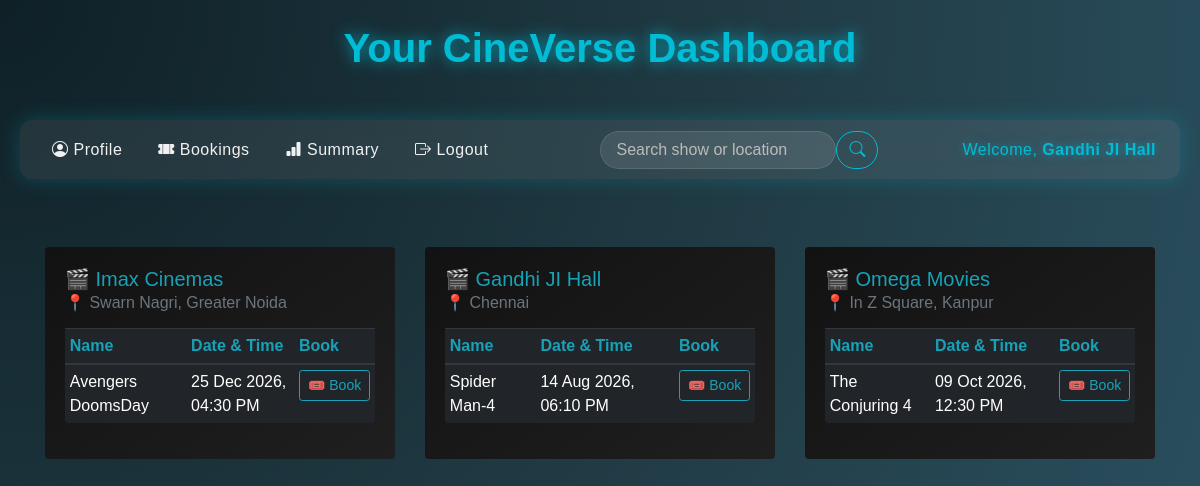
The app's page /user/2/Gandhi JI Hall, older data.
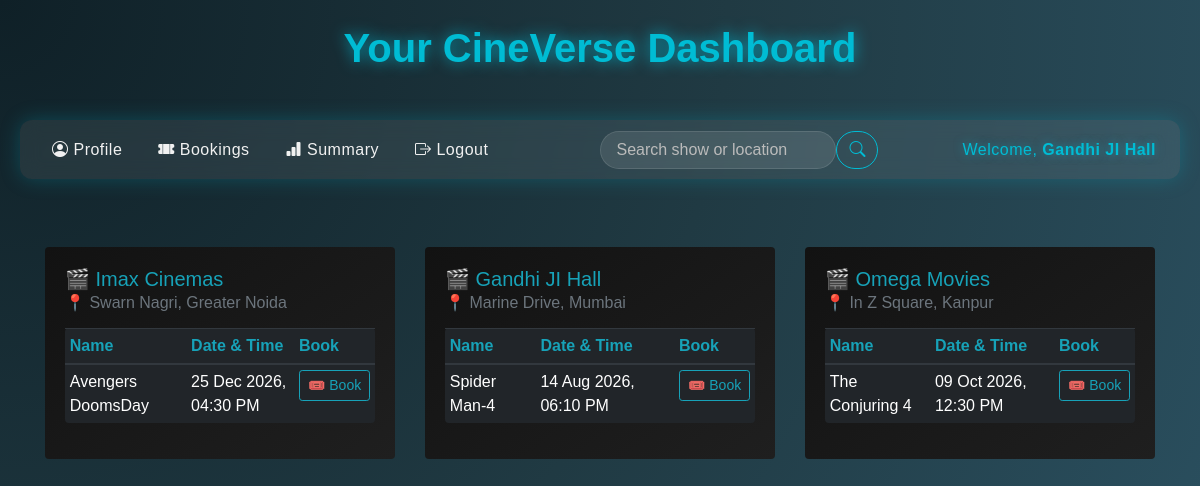
The same page, newer data.
### backend/models.py (models this page shows)
class Theatre(db.Model):
    __tablename__ = "theatre"
    id = db.Column(db.Integer, primary_key=True)
    name = db.Column(db.String, nullable=False)
    location = db.Column(db.String, nullable=False)
    pincode = db.Column(db.Integer, nullable=False)
    capacity = db.Column(db.Integer, nullable=False)
    venue_pic_url = db.Column(db.String, nullable=True, default="None")
    total_revenue = db.Column(db.Float, default=0.0)
    shows = db.relationship(
        "Show", cascade="all,delete", backref="theatre", lazy=True
    )

### backend/controllers.py (the view)
@app.route("/user/<id>/<name>")
def user_dashboard(id, name):
    user_info = User_Info.query.get_or_404(id)
    theatres = get_theatres()
    dt_time_now = datetime.today().strftime("%Y-%m-%dT%H:%M")
    dt_time_now = datetime.strptime(dt_time_now, "%Y-%m-%dT%H:%M")
    return render_template("user_dashboard.html", id=id, name=name, user_info=user_info, theatres=theatres, dt_time_now=dt_time_now)

### backend/controllers.py (called while the page is built)
def get_theatres():
    theatres=Theatre.query.all()
    return theatres

### templates/user_dashboard.html
{% extends "user_layout.html" %}
{% block content %}
<div class="container py-5">
  {% if theatres %}
  <div class="row justify-content-center">
    {% for theatre in theatres %}
    <div class="col-md-4 col-sm-6 mb-4">
      <div class="card bg-dark text-light shadow-lg border-0 rounded-3 transform transition duration-300 hover:-translate-y-2 hover:shadow-2xl"
        style="background: linear-gradient(145deg, #121212, #1f1f1f); border: 1px solid rgba(255,255,255,0.08);">
        <div class="card-body">
          <h5 class="card-title mb-2 text-info fw-bold">
            🎬 {{ theatre.name }}
          </h5>
          <h6 class="card-subtitle mb-3 text-muted">
            📍 {{ theatre.location }}
          </h6>
          {% if theatre.shows %}
          <div class="table-responsive">
            <table class="table table-dark table-sm table-hover rounded">
              <thead class="text-info">
                <tr>
                  <th>Name</th>
                  <th>Date & Time</th>
                  <th>Book</th>
                </tr>
              </thead>
              <tbody>
                {% for show in theatre.shows %}
                {% if show.date_time >= dt_time_now %}
                <tr class="hover:bg-zinc-800 transition">
                  <td>{{ show.name }}</td>
                  <td>{{ show.date_time.strftime('%d %b %Y, %I:%M %p') }}</td>
                  <td>
                    <a href="/book_ticket/{{id}}/{{show.id}}/{{name}}"
                      class="btn btn-outline-info btn-sm rounded-pill hover:bg-cyan-400 hover:text-black transition-all duration-300">
                      🎟️ Book
                    </a>
                  </td>
                </tr>
                {% endif %}
                {% endfor %}
              </tbody>
            </table>
          </div>
          {% else %}
          <p class="text-secondary">No shows available 🎥</p>
          {% endif %}
        </div>
      </div>
    </div>
    {% endfor %}
  </div>
  {% else %}
  <h3 class="text-center text-secondary mt-5">No Theatres are currently available 😔</h3>
  {% endif %}
</div>
{% endblock %}

### templates/user_layout.html (shortened to what this page needs)
<!DOCTYPE html>
<html lang="en">
<head>
  <link
    rel="stylesheet"
    href="https://cdn.jsdelivr.net/npm/bootstrap@4.0.0/dist/css/bootstrap.min.css"
  />
  <link
    rel="stylesheet"
    href="https://cdn.jsdelivr.net/npm/bootstrap-icons@1.11.1/font/bootstrap-icons.css"
  />
  <link rel="stylesheet" href="/static/styles/main.css" />
</head>
<body>
    {% if not hide_nav %}
        <div class="my_container">
        <div class="center">
        <h1>Your CineVerse Dashboard</h1>
        </div>
        <div class="my_panel">
        {% if not hide_nav %}
        <nav class="navbar navbar-expand-lg">
            <div class="collapse navbar-collapse d-flex justify-content-between" id="navbarText">
            <ul class="navbar-nav mb-2 mb-lg-0 d-flex align-items-center">
                <li class="nav-item">
                <a class="nav-link active" href="/user/{{ user_info.id }}/{{name}}">
                    <i class="bi bi-person-circle"></i> Profile
                </a>
                </li>
                <li class="nav-item">
                <a class="nav-link" href="/user_bookings/{{ user_info.id }}/{{name}}">
                    <i class="bi bi-ticket-perforated-fill"></i> Bookings
                </a>
                </li>
                <li class="nav-item">
                <a class="nav-link" href="/user_summary/{{ user_info.id }}/{{name}}">
                    <i class="bi bi-bar-chart-fill"></i> Summary
                </a>
                </li>
                <li class="nav-item">
                <a class="nav-link" href="/login">
                    <i class="bi bi-box-arrow-right"></i> Logout
                </a>
                </li>
            </ul>
                <form class="d-flex mx-4" action="/search_user/{{ user_info.id }}/{{ name }}" method="POST">
                    <input
                        class="form-control me-2"
                        type="search"
                        name="query"
                        placeholder="Search show or location"
                        aria-label="Search"
                    />
                    <button class="btn btn-outline-success" type="submit">
                        <i class="bi bi-search"></i>
                    </button>
                </form>
            <span class="navbar_text_div">
                Welcome, <strong>{{name}}</strong>
            </span>
            </div>
        </nav>
        {% endif %}
    {% endif %}
      {% block content %}{% endblock %}
    </div>
  </div>
</body>
</html>

Row changes from the older to the newer data that the page shows:
changed Theatre "Gandhi JI Hall": location "Chennai" → "Marine Drive, Mumbai"
